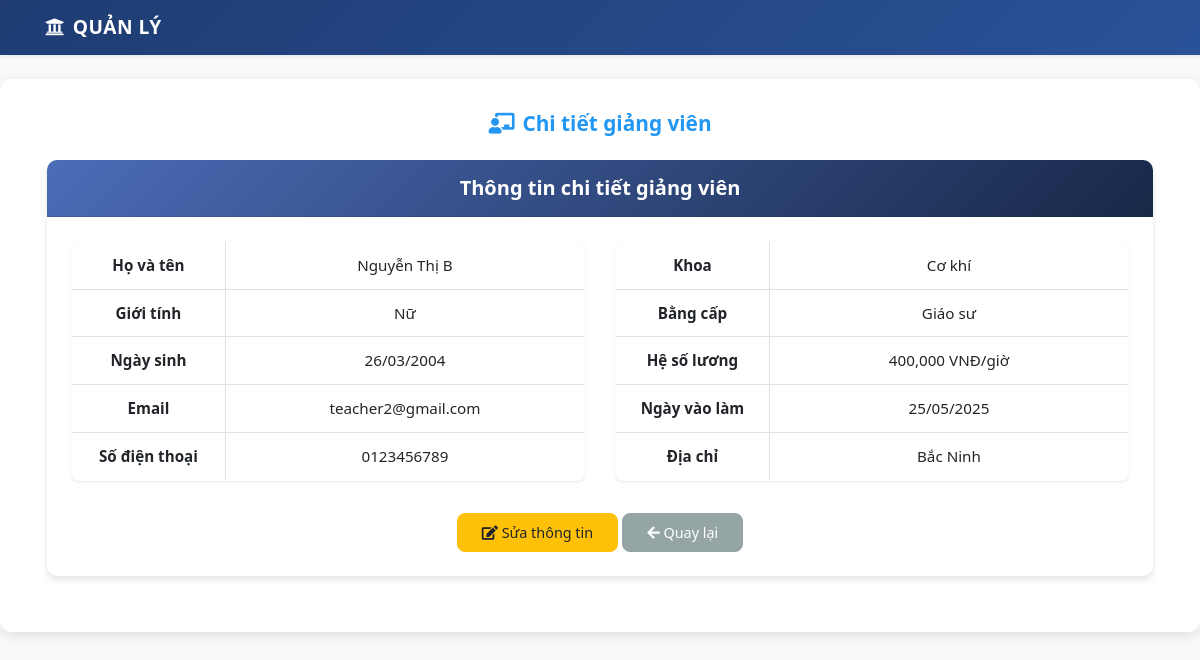
The app's page /modules/giaovien/chitiet.php?id=GV002 with its own data.
### tables this page shows
CREATE TABLE giaovien (
    
    ma_gv VARCHAR(10) PRIMARY KEY,
    ho_ten VARCHAR(100) NOT NULL,
    gioi_tinh ENUM('Nam', 'Nữ') NOT NULL,
    ngay_sinh DATE,
    dia_chi TEXT,
    email VARCHAR(100) UNIQUE,
    so_dien_thoai VARCHAR(15),
    ma_khoa VARCHAR(10),
    ma_bangcap VARCHAR(10),
    ngay_vao_lam DATE,
    trang_thai TINYINT(1) DEFAULT 1,
    FOREIGN KEY (ma_khoa) REFERENCES khoa(ma_khoa),
    FOREIGN KEY (ma_bangcap) REFERENCES bangcap(ma_bangcap)
);

CREATE TABLE khoa (
    ma_khoa VARCHAR(10) PRIMARY KEY,
    ten_khoa VARCHAR(100) NOT NULL
);

CREATE TABLE bangcap (
    ma_bangcap VARCHAR(10) PRIMARY KEY,
    ten_bangcap VARCHAR(50) NOT NULL,
    he_so_luong DECIMAL(10,2) NOT NULL,
    he_so DECIMAL(3,1) NOT NULL
);

### config/auth.php (called while the page is built, shortened)
<?php
function isLoggedIn()
{
    return isset($_SESSION['user_id']);
}

### modules/giaovien/chitiet.php (the view, shortened to what this page needs)
<?php
require_once '../header.php';
$database = new Database();
$conn = $database->getConnection();
$id = isset($_GET['id']) ? $_GET['id'] : die('Lỗi: Không tìm thấy ID');
$sql = "SELECT gv.*, k.ten_khoa, bc.ten_bangcap, bc.he_so_luong
        FROM giaovien gv
        LEFT JOIN khoa k ON gv.ma_khoa = k.ma_khoa
        LEFT JOIN bangcap bc ON gv.ma_bangcap = bc.ma_bangcap
        WHERE gv.ma_gv = ?";
$stmt = $conn->prepare($sql);
$stmt->execute([$id]);
$giaovien = $stmt->fetch(PDO::FETCH_ASSOC);
echo getHeader("Chi tiết giảng viên");
?>
<head>
    <link rel="stylesheet" href="https://stackpath.bootstrapcdn.com/bootstrap/4.5.2/css/bootstrap.min.css">
    <link rel="stylesheet" href="<?= $root_path ?>assets/css/style.css">
    <link rel="stylesheet" href="https://cdnjs.cloudflare.com/ajax/libs/font-awesome/5.15.4/css/all.min.css">
</head>
<div class="container">
    <div class="card">
        <div class="card-header bg-primary text-white">
            <h3 class="card-title mb-0">Thông tin chi tiết giảng viên</h3>
        </div>
        <div class="card-body">
            <div class="row">
                <div class="col-md-6">
                    <table class="table table-bordered">
                        <tr>
                            <th width="30%">Họ và tên</th>
                            <td><?= htmlspecialchars($giaovien['ho_ten']) ?></td>
                        </tr>
                        <tr>
                            <th>Giới tính</th>
                            <td><?= $giaovien['gioi_tinh'] ?></td>
                        </tr>
                        <tr>
                            <th>Ngày sinh</th>
                            <td><?= date('d/m/Y', strtotime($giaovien['ngay_sinh'])) ?></td>
                        </tr>
                        <tr>
                            <th>Email</th>
                            <td><?= htmlspecialchars($giaovien['email']) ?></td>
                        </tr>
                        <tr>
                            <th>Số điện thoại</th>
                            <td><?= htmlspecialchars($giaovien['so_dien_thoai']) ?></td>
                        </tr>
                    </table>
                </div>
                <div class="col-md-6">
                    <table class="table table-bordered">
                        <tr>
                            <th width="30%">Khoa</th>
                            <td><?= htmlspecialchars($giaovien['ten_khoa']) ?></td>
                        </tr>
                        <tr>
                            <th>Bằng cấp</th>
                            <td><?= htmlspecialchars($giaovien['ten_bangcap']) ?></td>
                        </tr>
                        <tr>
                            <th>Hệ số lương</th>
                            <td><?= number_format($giaovien['he_so_luong']) ?> VNĐ/giờ</td>
                        </tr>
                        <tr>
                            <th>Ngày vào làm</th>
                            <td><?= date('d/m/Y', strtotime($giaovien['ngay_vao_lam'])) ?></td>
                        </tr>
                        <tr>
                            <th>Địa chỉ</th>
                            <td><?= nl2br(htmlspecialchars($giaovien['dia_chi'])) ?></td>
                        </tr>
                    </table>
                </div>
            </div>
            <div class="text-center mt-3">
                <a href="sua.php?id=<?= $giaovien['ma_gv'] ?>" class="btn btn-warning">
                    <i class="fas fa-edit"></i> Sửa thông tin
                </a>
                <a href="index.php" class="btn btn-secondary">
                    <i class="fas fa-arrow-left"></i> Quay lại
                </a>
            </div>
        </div>
    </div>
</div>

### assets/css/style.css (style rules this page uses)
body { background-color: #f8f9fa; font-family: "Segoe UI", Tahoma, Geneva, Verdana, sans-serif; }
h1, h2, h3, h4 { font-weight: 600; font-size: 1.25rem; }
.btn { font-size: 0.9rem; padding: 0.4rem 1.2rem; }
.table { background: #fff; border-radius: 8px; overflow: hidden; box-shadow: 0 1px 3px rgba(0, 0, 0, 0.1); }
.card { border: none; border-radius: 10px; box-shadow: 0 4px 6px rgba(0, 0, 0, 0.1); margin-bottom: 1.5rem; transition: transform 0.3s ease, box-shadow 0.3s ease; }
.card-header { background: linear-gradient(135deg, #4b6cb7 0%, #182848 100%); color: white; border-radius: 10px 10px 0 0 !important; padding: 1rem 1.5rem; }
.card-body { padding: 1.5rem; }
.btn { border-radius: 8px; padding: 0.5rem 1.5rem; font-weight: 500; transition: all 0.3s ease; }
.btn-secondary { background: #95a5a6; border-color: #95a5a6; }

### records on screen
giaovien: ho_ten "Nguyễn Thị B", gioi_tinh "Nữ", ngay_sinh "26/03/2004", email "teacher2@gmail.com", so_dien_thoai "0123456789", ma_khoa.ten_khoa "Cơ khí", ma_bangcap.ten_bangcap "Giáo sư", ma_bangcap.he_so_luong "400,000", ngay_vao_lam "25/05/2025", dia_chi "Bắc Ninh"

### other values on screen
$title "Chi tiết giảng viên"
